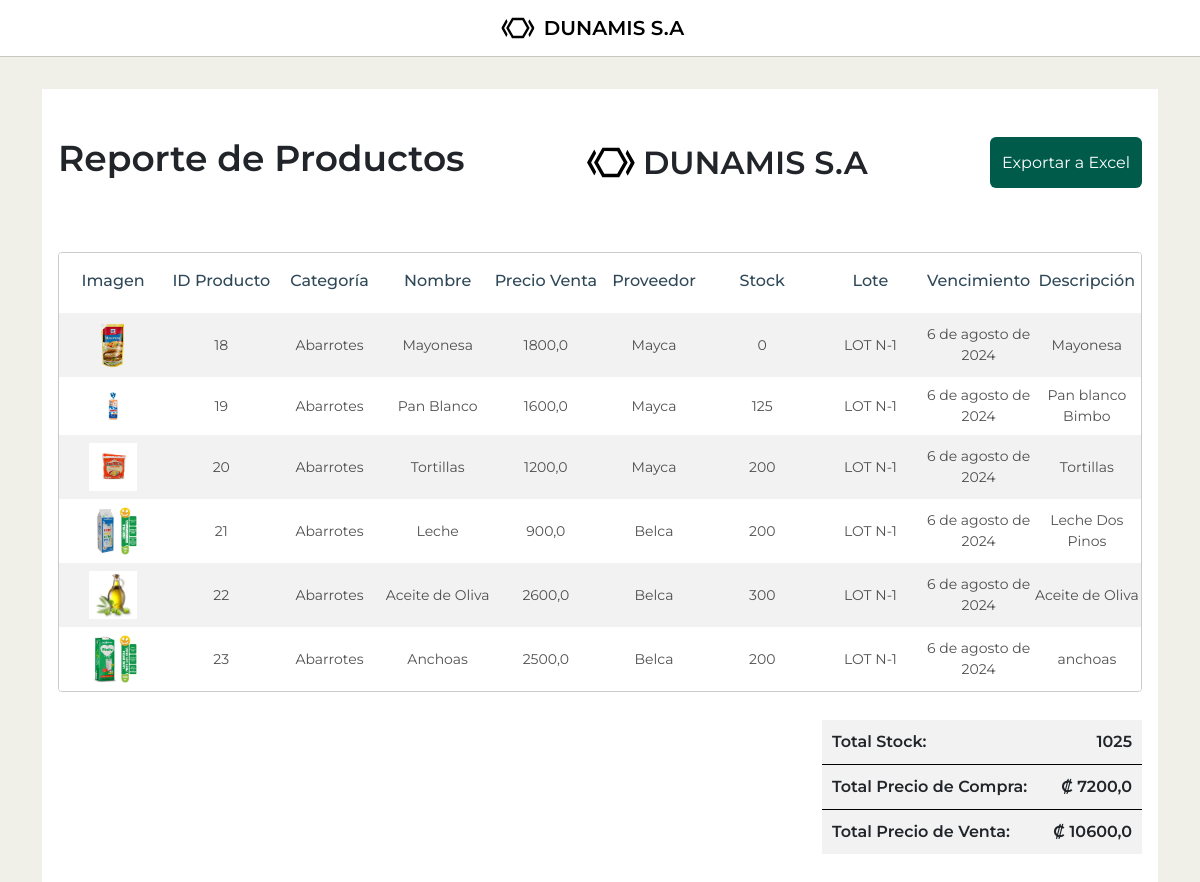
The app's page /productos/productos/report/ with its own data.
### mod_ventas/sub_mod_productos/models.py (models this page shows, shortened)
class Producto(models.Model):
    nombre = models.CharField(max_length=150)
    imagen = models.ImageField(upload_to='productos/', blank=True, null=True, default='productos/default.png')
    tipo_producto = models.ForeignKey(TipoProducto, on_delete=models.CASCADE, default=1)
    proveedor = models.ForeignKey(Proveedor, on_delete=models.CASCADE, default=1)
    precio_compra = models.FloatField(validators=[MinValueValidator(1)], default=0)
    precio_venta = models.FloatField(validators=[MinValueValidator(1)], default=0)
    codigo_lote = models.CharField(max_length=150, default='')
    stock = models.IntegerField(default=0)
    fecha_vencimiento = models.DateField(default=date.today)
    slug = models.SlugField(default='', null=False)
    activo = models.BooleanField(default=True)
    descripcion = models.TextField()

class TipoProducto(models.Model):
    nombre =  models.CharField(max_length=100, default='')
    descripcion = models.CharField(max_length=255)
    activo = models.BooleanField(default=True)
    def __str__(self):
        return self.nombre

### mod_ventas/sub_mod_proveedores/models.py (models this page shows, shortened)
class Proveedor(models.Model):
    nombre = models.CharField(max_length=150)
    correo = models.EmailField(default='')
    numero_telefonico = models.IntegerField(default=0)
    tiempo_despacho_aprox = models.IntegerField(validators=[MinValueValidator(1)], default=0)
    activo = models.BooleanField(default=True)
    slug = models.SlugField(default='', null=False)
    saldo_adeudado = models.DecimalField(max_digits=10, decimal_places=2, default=0.00, validators=[MinValueValidator(0)])

### mod_ventas/sub_mod_productos/views.py (the view)
# urls.py: path('productos/report/', ProductoReportView.as_view(), name='producto_report'),
class ProductoReportView(View):
    template_name = 'sub_mod_productos/producto_report.html'
    def get(self, request):
        productos = Producto.objects.all()
        total_stock = productos.aggregate(Sum('stock'))['stock__sum'] or 0
        total_precio_compra = productos.aggregate(Sum('precio_compra'))['precio_compra__sum'] or 0
        total_precio_venta = productos.aggregate(Sum('precio_venta'))['precio_venta__sum'] or 0
        context = {
            'productos': productos,
            'total_stock': total_stock,
            'total_precio_compra': total_precio_compra,
            'total_precio_venta': total_precio_venta,
        }
        return render(request, self.template_name, context)

### mod_ventas/sub_mod_productos/templates/sub_mod_productos/producto_report.html (shortened to what this page needs)
{% extends "base.html" %}
{% load static %}
{% block content %}
  <section class="report">
		<div class="report-header">
			<h1 class="report-title">Reporte de Productos</h1>
			<div class="logo-container-report">
				<img class="logo" src="{% static 'img/logo.svg' %}" alt="Logo">
				DUNAMIS S.A
			</div>
      <a href="{% url 'producto_report_export' %}" class="btn btn-primary">Exportar a Excel</a>
		</div>
      <div class="table-responsive">
      	<table class="table report-table table-striped">
        	<thead>
          	<tr class="table-header">
            	<th scope="col">Imagen</th>
              <th scope="col">ID Producto</th>
              <th scope="col">Categoría</th>
              <th scope="col">Nombre</th>
              <th scope="col">Precio Venta</th>
              <th scope="col">Proveedor</th>
              <th scope="col">Stock</th>
              <th scope="col">Lote</th>
              <th scope="col">Vencimiento</th>
              <th scope="col">Descripción</th>
            </tr>
          </thead>
          <tbody>
      {% for producto in productos %}
          <tr>
          <td>
            <div class="img-table-container">
            <img src="{{ producto.imagen.url }}" alt="{{ producto.nombre }}">
            </div>
          </td>
          <td>
            <p>{{ producto.id }}</p>
          </td>
          <td>
            <p>{{ producto.tipo_producto }}</p>
          </td>
          <td>
            <p>{{ producto.nombre }}</p>
          </td>
          <td>
            <p>{{ producto.precio_venta }}</p>
          </td>
          <td>
            <p>{{ producto.proveedor.nombre }}</p>
          </td>
          <td>
            <p>{{ producto.stock }}</p>
          </td>
          <td>
            <p>{{ producto.codigo_lote }}</p>
          </td>
          <td>
            <p>{{ producto.fecha_vencimiento }}</p>
          </td>
          <td>
            <p>{{ producto.descripcion }}</p>
          </td>
        </tr>
      {% endfor %}
        </tbody>
      </table>
      </div>
			<div class="total-info">
				<div class="total-info-wrapper">
					<ul class="total-list">
						<li>Total Stock: <span>{{ total_stock }}</span></li>
						<li>Total Precio de Compra: <span>₡ {{ total_precio_compra }}</span></li>
						<li>Total Precio de Venta: <span>₡ {{ total_precio_venta }}</span></li>
					</ul>
				</div>
			</div>
    </section>
{% endblock content %}

### static/css/styles.css (style rules this page uses)
:root { --primary-color: #005b4a; --secondary-color: #2F4858; --font-color: #252525; --bg-color: #F1F0E8; }
body { height: 100vh; overflow: hidden; font-family: "Montserrat"; background-color: var(--bg-color); }
.btn { display: flex; align-items: center; gap: 10px; color: #fff; outline: none; border: none; background-color: var(--primary-color); transition: background-color 300ms ease-in-out; }
.table-responsive { width: 100%!important; }
.table { overflow: hidden; max-width: 1460px; border-radius: 4px; border-spacing: 0; border-collapse: separate; border: 1px solid #CACACA; }
th, .provider-table th { min-width: 122px; max-width: 122px; padding: 16px 0px 20px !important; overflow: hidden; text-align: center; font-weight: 500; white-space: nowrap; text-overflow: ellipsis; color: var(--secondary-color) !important; border-bottom: none; }
tbody td { min-width: 122px; max-width: 122px; padding: 8px 0px !important; text-align: center; vertical-align: middle; border-bottom: none; }
tbody td p { width: 100%; margin: 0; overflow: hidden; text-align: center; text-overflow: ellipsis; font-size: 14px; color: rgba(37, 37, 37, 0.8) !important; display: -webkit-box; -webkit-line-clamp: 2; -webkit-box-orient: vertical; }
.img-table-container { width: 48px; margin: 0 auto; }
.img-table-container img { width: 100%; margin: 0 auto; }
.report-table th, .report-table td { min-width: fit-content; width: 10px; max-width: 10px; }
.report { margin-top: 32px; background-color: #fff; padding: 48px 16px; }
.report-header { display: flex; justify-content: space-between; margin-bottom: 64px; }
.logo-container-report { display: flex; align-items: center ; font-size: 32px; font-weight: 600; gap: 8px; }
.logo-container-report img { width: 48px; }
.report-title { font-size: 36px; font-weight: 600; }
.total-info { margin-top: 12px; display: flex; flex-direction: column; justify-content: end; align-items: end; }
.total-info-wrapper { background-color: #f2f2f2; width: 320px; }
.total-list { padding: 0; margin: 0; list-style: none; }
.total-list li { display: flex; justify-content: space-between; font-size: 16px; font-weight: 600; padding: 10px; }
.total-list li:not(:last-child) { border-bottom: 1px solid #000; }

### records on screen
Producto: imagen (picture), id "18", tipo_producto "Abarrotes", nombre "Mayonesa", precio_venta "1800,0", proveedor.nombre "Mayca", stock "0", codigo_lote "LOT N-1", fecha_vencimiento "6 de agosto de 2024", descripcion "Mayonesa"
Producto: imagen (picture), id "19", tipo_producto "Abarrotes", nombre "Pan Blanco", precio_venta "1600,0", proveedor.nombre "Mayca", stock "125", codigo_lote "LOT N-1", fecha_vencimiento "6 de agosto de 2024", descripcion "Pan blanco Bimbo"
Producto: imagen (picture), id "20", tipo_producto "Abarrotes", nombre "Tortillas", precio_venta "1200,0", proveedor.nombre "Mayca", stock "200", codigo_lote "LOT N-1", fecha_vencimiento "6 de agosto de 2024", descripcion "Tortillas"
Producto: imagen (picture), id "21", tipo_producto "Abarrotes", nombre "Leche", precio_venta "900,0", proveedor.nombre "Belca", stock "200", codigo_lote "LOT N-1", fecha_vencimiento "6 de agosto de 2024", descripcion "Leche Dos Pinos"
Producto: imagen (picture), id "22", tipo_producto "Abarrotes", nombre "Aceite de Oliva", precio_venta "2600,0", proveedor.nombre "Belca", stock "300", codigo_lote "LOT N-1", fecha_vencimiento "6 de agosto de 2024", descripcion "Aceite de Oliva"
Producto: imagen (placeholder picture), id "23", tipo_producto "Abarrotes", nombre "Anchoas", precio_venta "2500,0", proveedor.nombre "Belca", stock "200", codigo_lote "LOT N-1", fecha_vencimiento "6 de agosto de 2024", descripcion "anchoas"

### other values on screen
{{ total_stock }} "1025"
{{ total_precio_compra }} "7200,0"
{{ total_precio_venta }} "10600,0"
